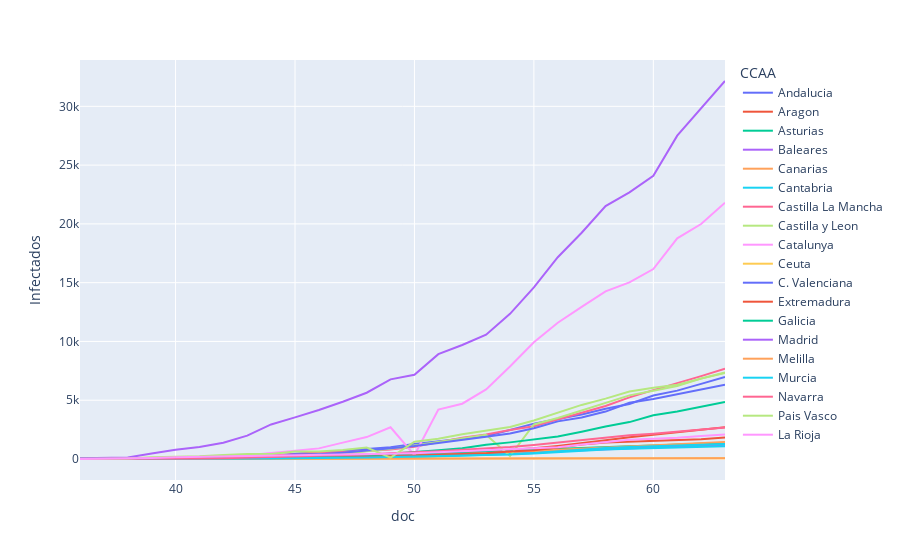

Source (notebook cell):
### Code cell
#plotly express - creating the first plot: fig1 = fig_ccaa_infectados
fig_exp = px.line(df_ccaa, x="doc", y="Infectados", color="CCAA")
fig_exp.show()

### Figure 1 — Plotly figure (JSON) as saved in the notebook; plotly's stock layout.template omitted (floating-point values rounded to 4 significant figures)
{"data": [{"hoverlabel": {"namelength": 0}, "hovertemplate": "CCAA=Andalucia<br>doc=%{x}<br>Infectados=%{y}", "legendgroup": "Andalucia", "line": {"color": "#636efa", "dash": "solid"}, "mode": "lines", "name": "Andalucia", "showlegend": true, "type": "scatter", "x": [36, 37, 38, 39, 40, 41, 42, 43, 44, 45, 46, 47, 48, 49, 50, 51, 52, 53, 54, 55, 56, 57, 58, 59, 60, 61, 62, 63], "xaxis": "x", "y": [13, 12, 21, 54, 71, 90, 115, 219, 269, 437, 554, 683, 859, 1008, 1287, 1515, 1725, 1960, 2471, 3010, 3406, 3793, 4277, 4682, 5405, 5818, 6392, 6972], "yaxis": "y"}, {"hoverlabel": {"namelength": 0}, "hovertemplate": "CCAA=Aragon<br>doc=%{x}<br>Infectados=%{y}", "legendgroup": "Aragon", "line": {"color": "#EF553B", "dash": "solid"}, "mode": "lines", "name": "Aragon", "showlegend": true, "type": "scatter", "x": [36, 37, 38, 39, 40, 41, 42, 43, 44, 45, 46, 47, 48, 49, 50, 51, 52, 53, 54, 55, 56, 57, 58, 59, 60, 61, 62, 63], "xaxis": "x", "y": [0, 1, 6, 13, 38, 45, 64, 80, 80, 147, 174, 207, 226, 281, 360, 424, 532, 638, 758, 907, 1116, 1338, 1592, 1858, 2078, 2272, 2491, 2700], "yaxis": "y"}, {"hoverlabel": {"namelength": 0}, "hovertemplate": "CCAA=Asturias<br>doc=%{x}<br>Infectados=%{y}", "legendgroup": "Asturias", "line": {"color": "#00cc96", "dash": "solid"}, "mode": "lines", "name": "Asturias", "showlegend": true, "type": "scatter", "x": [36, 37, 38, 39, 40, 41, 42, 43, 44, 45, 46, 47, 48, 49, 50, 51, 52, 53, 54, 55, 56, 57, 58, 59, 60, 61, 62, 63], "xaxis": "x", "y": [2, 5, 5, 7, 22, 32, 47, 67, 92, 137, 177, 193, 242, 292, 344, 486, 545, 594, 662, 779, 841, 900, 1004, 1088, 1158, 1236, 1322, 1384], "yaxis": "y"}, {"hoverlabel": {"namelength": 0}, "hovertemplate": "CCAA=Baleares<br>doc=%{x}<br>Infectados=%{y}", "legendgroup": "Baleares", "line": {"color": "#ab63fa", "dash": "solid"}, "mode": "lines", "name": "Baleares", "showlegend": true, "type": "scatter", "x": [36, 37, 38, 39, 40, 41, 42, 43, 44, 45, 46, 47, 48, 49, 50, 51, 52, 53, 54, 55, 56, 57, 58, 59, 60, 61, 62, 63], "xaxis": "x", "y": [5, 6, 6, 11, 13, 16, 22, 30, 28, 28, 73, 92, 112, 169, 203, 246, 331, 400, 478, 562, 660, 755, 862, 958, 1000, 1069, 1131, 1204], "yaxis": "y"}, {"hoverlabel": {"namelength": 0}, "hovertemplate": "CCAA=Canarias<br>doc=%{x}<br>Infectados=%{y}", "legendgroup": "Canarias", "line": {"color": "#FFA15A", "dash": "solid"}, "mode": "lines", "name": "Canarias", "showlegend": true, "type": "scatter", "x": [36, 37, 38, 39, 40, 41, 42, 43, 44, 45, 46, 47, 48, 49, 50, 51, 52, 53, 54, 55, 56, 57, 58, 59, 60, 61, 62, 63], "xaxis": "x", "y": [7, 8, 11, 22, 25, 37, 51, 70, 90, 109, 119, 148, 181, 220, 287, 348, 414, 481, 557, 657, 784, 878, 1025, 1125, 1204, 1262, 1380, 1444], "yaxis": "y"}, {"hoverlabel": {"namelength": 0}, "hovertemplate": "CCAA=Cantabria<br>doc=%{x}<br>Infectados=%{y}", "legendgroup": "Cantabria", "line": {"color": "#19d3f3", "dash": "solid"}, "mode": "lines", "name": "Cantabria", "showlegend": true, "type": "scatter", "x": [36, 37, 38, 39, 40, 41, 42, 43, 44, 45, 46, 47, 48, 49, 50, 51, 52, 53, 54, 55, 56, 57, 58, 59, 60, 61, 62, 63], "xaxis": "x", "y": [10, 10, 10, 12, 12, 12, 16, 29, 31, 51, 58, 58, 68, 83, 144, 215, 282, 347, 425, 510, 671, 810, 937, 1023, 1100, 1171, 1213, 1268], "yaxis": "y"}, {"hoverlabel": {"namelength": 0}, "hovertemplate": "CCAA=Castilla La Mancha<br>doc=%{x}<br>Infectados=%{y}", "legendgroup": "Castilla La Mancha", "line": {"color": "#FF6692", "dash": "solid"}, "mode": "lines", "name": "Castilla La Mancha", "showlegend": true, "type": "scatter", "x": [36, 37, 38, 39, 40, 41, 42, 43, 44, 45, 46, 47, 48, 49, 50, 51, 52, 53, 54, 55, 56, 57, 58, 59, 60, 61, 62, 63], "xaxis": "x", "y": [12, 13, 15, 26, 39, 71, 115, 194, 289, 401, 567, 567, 675, 801, 1044, 1423, 1819, 2078, 2465, 2780, 3383, 3934, 4512, 5246, 5858, 6424, 7047, 7682], "yaxis": "y"}, {"hoverlabel": {"namelength": 0}, "hovertemplate": "CCAA=Castilla y Leon<br>doc=%{x}<br>Infectados=%{y}", "legendgroup": "Castilla y Leon", "line": {"color": "#B6E880", "dash": "solid"}, "mode": "lines", "name": "Castilla y Leon", "showlegend": true, "type": "scatter", "x": [36, 37, 38, 39, 40, 41, 42, 43, 44, 45, 46, 47, 48, 49, 50, 51, 52, 53, 54, 55, 56, 57, 58, 59, 60, 61, 62, 63], "xaxis": "x", "y": [11, 11, 14, 23, 56, 71, 92, 169, 223, 292, 334, 431, 668, 868, 1147, 1466, 1744, 2055, 246, 2940, 3488, 4132, 4791, 5414, 5801, 6211, 6847, 7355], "yaxis": "y"}, {"hoverlabel": {"namelength": 0}, "hovertemplate": "CCAA=Catalunya<br>doc=%{x}<br>Infectados=%{y}", "legendgroup": "Catalunya", "line": {"color": "#FF97FF", "dash": "solid"}, "mode": "lines", "name": "Catalunya", "showlegend": true, "type": "scatter", "x": [36, 37, 38, 39, 40, 41, 42, 43, 44, 45, 46, 47, 48, 49, 50, 51, 52, 53, 54, 55, 56, 57, 58, 59, 60, 61, 62, 63], "xaxis": "x", "y": [15, 24, 24, 75, 124, 156, 260, 316, 509, 715, 903, 1394, 1865, 2702, 327, 4203, 4704, 5925, 7864, 9937, 11592, 12940, 14263, 15026, 16157, 18773, 19991, 21804], "yaxis": "y"}, {"hoverlabel": {"namelength": 0}, "hovertemplate": "CCAA=Ceuta<br>doc=%{x}<br>Infectados=%{y}", "legendgroup": "Ceuta", "line": {"color": "#FECB52", "dash": "solid"}, "mode": "lines", "name": "Ceuta", "showlegend": true, "type": "scatter", "x": [36, 37, 38, 39, 40, 41, 42, 43, 44, 45, 46, 47, 48, 49, 50, 51, 52, 53, 54, 55, 56, 57, 58, 59, 60, 61, 62, 63], "xaxis": "x", "y": [0, 0, 0, 0, 0, 0, 0, 0, 0, 1, 1, 1, 1, 1, 5, 5, 5, 6, 6, 9, 10, 17, 17, 21, 25, 34, 51, 55], "yaxis": "y"}, {"hoverlabel": {"namelength": 0}, "hovertemplate": "CCAA=C. Valenciana<br>doc=%{x}<br>Infectados=%{y}", "legendgroup": "C. Valenciana", "line": {"color": "#636efa", "dash": "solid"}, "mode": "lines", "name": "C. Valenciana", "showlegend": true, "type": "scatter", "x": [36, 37, 38, 39, 40, 41, 42, 43, 44, 45, 46, 47, 48, 49, 50, 51, 52, 53, 54, 55, 56, 57, 58, 59, 60, 61, 62, 63], "xaxis": "x", "y": [19, 19, 30, 37, 50, 65, 76, 94, 130, 409, 409, 541, 726, 921, 1105, 1363, 1604, 1901, 2167, 2616, 3200, 3532, 4034, 4784, 5110, 5508, 5922, 6308], "yaxis": "y"}, {"hoverlabel": {"namelength": 0}, "hovertemplate": "CCAA=Extremadura<br>doc=%{x}<br>Infectados=%{y}", "legendgroup": "Extremadura", "line": {"color": "#EF553B", "dash": "solid"}, "mode": "lines", "name": "Extremadura", "showlegend": true, "type": "scatter", "x": [36, 37, 38, 39, 40, 41, 42, 43, 44, 45, 46, 47, 48, 49, 50, 51, 52, 53, 54, 55, 56, 57, 58, 59, 60, 61, 62, 63], "xaxis": "x", "y": [6, 6, 6, 7, 8, 9, 19, 39, 66, 95, 111, 153, 194, 241, 297, 354, 384, 493, 636, 742, 969, 1231, 1394, 1456, 1560, 1628, 1679, 1837], "yaxis": "y"}, {"hoverlabel": {"namelength": 0}, "hovertemplate": "CCAA=Galicia<br>doc=%{x}<br>Infectados=%{y}", "legendgroup": "Galicia", "line": {"color": "#00cc96", "dash": "solid"}, "mode": "lines", "name": "Galicia", "showlegend": true, "type": "scatter", "x": [36, 37, 38, 39, 40, 41, 42, 43, 44, 45, 46, 47, 48, 49, 50, 51, 52, 53, 54, 55, 56, 57, 58, 59, 60, 61, 62, 63], "xaxis": "x", "y": [1, 1, 3, 6, 22, 39, 35, 85, 115, 195, 245, 292, 341, 453, 578, 739, 915, 1208, 1415, 1653, 1915, 2322, 2772, 3139, 3723, 4039, 4432, 4842], "yaxis": "y"}, {"hoverlabel": {"namelength": 0}, "hovertemplate": "CCAA=Madrid<br>doc=%{x}<br>Infectados=%{y}", "legendgroup": "Madrid", "line": {"color": "#ab63fa", "dash": "solid"}, "mode": "lines", "name": "Madrid", "showlegend": true, "type": "scatter", "x": [36, 37, 38, 39, 40, 41, 42, 43, 44, 45, 46, 47, 48, 49, 50, 51, 52, 53, 54, 55, 56, 57, 58, 59, 60, 61, 62, 63], "xaxis": "x", "y": [70, 90, 137, 469, 782, 1024, 1388, 1990, 2940, 3544, 4165, 4871, 5637, 6777, 7165, 8921, 9702, 10575, 12352, 14597, 17166, 19243, 21520, 22677, 24090, 27509, 29840, 32155], "yaxis": "y"}, {"hoverlabel": {"namelength": 0}, "hovertemplate": "CCAA=Melilla<br>doc=%{x}<br>Infectados=%{y}", "legendgroup": "Melilla", "line": {"color": "#FFA15A", "dash": "solid"}, "mode": "lines", "name": "Melilla", "showlegend": true, "type": "scatter", "x": [36, 37, 38, 39, 40, 41, 42, 43, 44, 45, 46, 47, 48, 49, 50, 51, 52, 53, 54, 55, 56, 57, 58, 59, 60, 61, 62, 63], "xaxis": "x", "y": [0, 0, 0, 0, 0, 0, 0, 2, 3, 8, 8, 17, 20, 23, 24, 25, 25, 28, 28, 38, 39, 42, 45, 48, 51, 54, 62, 62], "yaxis": "y"}, {"hoverlabel": {"namelength": 0}, "hovertemplate": "CCAA=Murcia<br>doc=%{x}<br>Infectados=%{y}", "legendgroup": "Murcia", "line": {"color": "#19d3f3", "dash": "solid"}, "mode": "lines", "name": "Murcia", "showlegend": true, "type": "scatter", "x": [36, 37, 38, 39, 40, 41, 42, 43, 44, 45, 46, 47, 48, 49, 50, 51, 52, 53, 54, 55, 56, 57, 58, 59, 60, 61, 62, 63], "xaxis": "x", "y": [0, 0, 0, 4, 9, 11, 26, 35, 47, 71, 77, 97, 122, 167, 204, 240, 296, 345, 385, 477, 596, 714, 802, 872, 939, 974, 1041, 1084], "yaxis": "y"}, {"hoverlabel": {"namelength": 0}, "hovertemplate": "CCAA=Navarra<br>doc=%{x}<br>Infectados=%{y}", "legendgroup": "Navarra", "line": {"color": "#FF6692", "dash": "solid"}, "mode": "lines", "name": "Navarra", "showlegend": true, "type": "scatter", "x": [36, 37, 38, 39, 40, 41, 42, 43, 44, 45, 46, 47, 48, 49, 50, 51, 52, 53, 54, 55, 56, 57, 58, 59, 60, 61, 62, 63], "xaxis": "x", "y": [3, 3, 3, 3, 12, 46, 73, 130, 146, 183, 274, 313, 386, 482, 554, 664, 794, 886, 1014, 1197, 1411, 1641, 1829, 2011, 2146, 2305, 2497, 2682], "yaxis": "y"}, {"hoverlabel": {"namelength": 0}, "hovertemplate": "CCAA=Pais Vasco<br>doc=%{x}<br>Infectados=%{y}", "legendgroup": "Pais Vasco", "line": {"color": "#B6E880", "dash": "solid"}, "mode": "lines", "name": "Pais Vasco", "showlegend": true, "type": "scatter", "x": [36, 37, 38, 39, 40, 41, 42, 43, 44, 45, 46, 47, 48, 49, 50, 51, 52, 53, 54, 55, 56, 57, 58, 59, 60, 61, 62, 63], "xaxis": "x", "y": [17, 17, 45, 149, 195, 225, 346, 417, 417, 630, 630, 765, 973, 119, 1465, 1725, 2097, 2421, 2728, 3271, 3946, 4601, 5136, 5740, 6057, 6320, 6838, 7317], "yaxis": "y"}, {"hoverlabel": {"namelength": 0}, "hovertemplate": "CCAA=La Rioja<br>doc=%{x}<br>Infectados=%{y}", "legendgroup": "La Rioja", "line": {"color": "#FF97FF", "dash": "solid"}, "mode": "lines", "name": "La Rioja", "showlegend": true, "type": "scatter", "x": [36, 37, 38, 39, 40, 41, 42, 43, 44, 45, 46, 47, 48, 49, 50, 51, 52, 53, 54, 55, 56, 57, 58, 59, 60, 61, 62, 63], "xaxis": "x", "y": [7, 11, 29, 81, 144, 179, 205, 243, 278, 300, 312, 355, 419, 468, 497, 564, 654, 747, 802, 928, 995, 1236, 1436, 1629, 1733, 1810, 1960, 2083], "yaxis": "y"}], "layout": {"legend": {"title": {"text": "CCAA"}, "tracegroupgap": 0}, "margin": {"t": 60}, "xaxis": {"anchor": "y", "domain": [0, 1], "title": {"text": "doc"}}, "yaxis": {"anchor": "x", "domain": [0, 1], "title": {"text": "Infectados"}}}}
